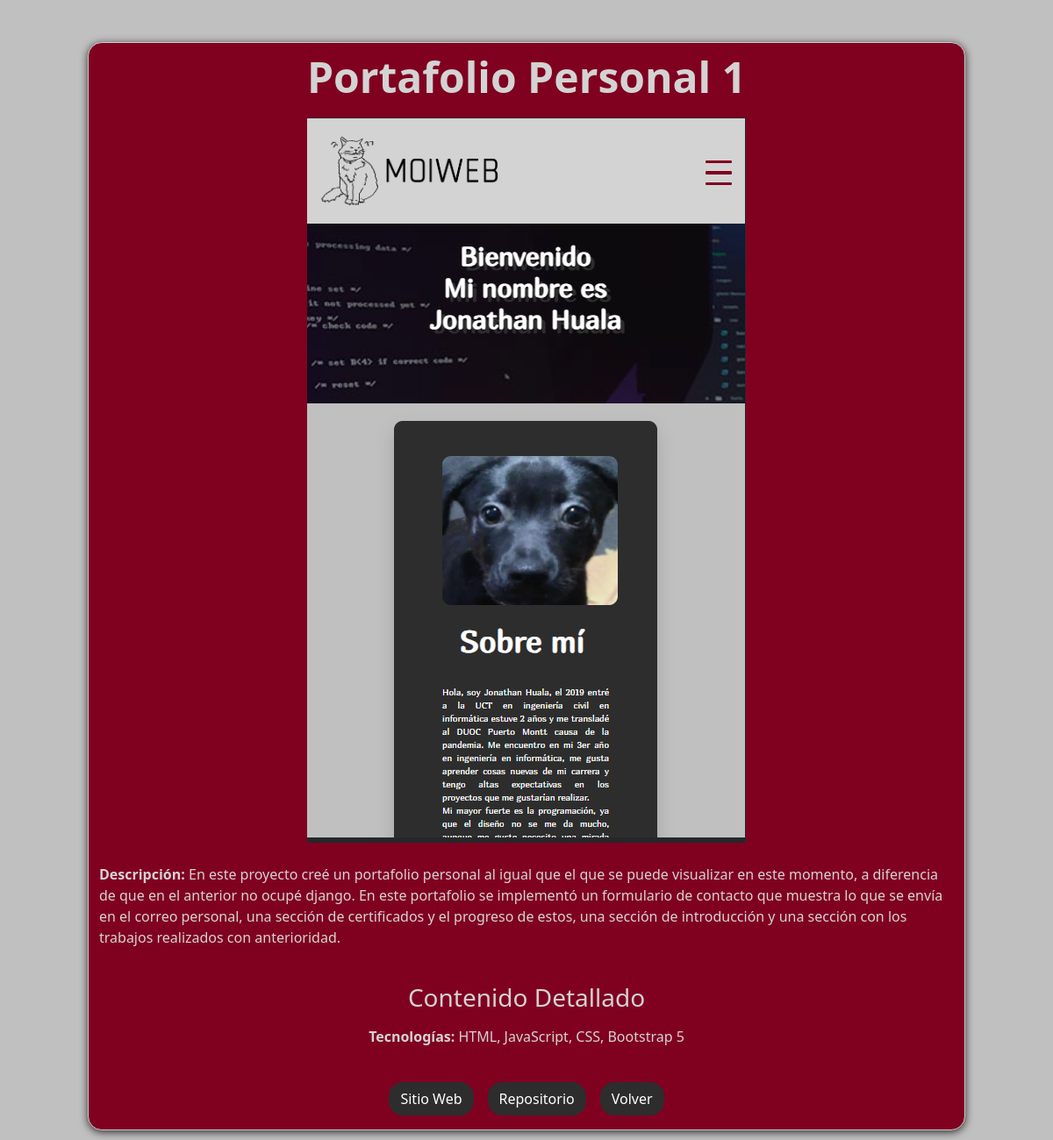
The app's page /proyecto/5/ with its own data.
### myportfolio/models.py (models this page shows, shortened)
class Proyecto(models.Model):
    titulo = models.CharField(max_length=200)
    imagen = models.ImageField(upload_to='proyectos/')
    descripcion = models.TextField()
    contenido = RichTextField()
    tecnologias = models.ManyToManyField(Tecnologia)
    link_sitio = models.URLField(max_length=200)
    link_repositorio = models.URLField(max_length=200)
    categoria = models.ForeignKey(Categoria, on_delete=models.CASCADE)

class Tecnologia(models.Model):
    nombre = models.CharField(max_length=50, unique=True)
    def __str__(self):
        return self.nombre

### myportfolio/views.py (the view)
# urls.py: path('proyecto/<int:pk>/', views.proyecto_detalle, name='proyecto_detalle'),
def proyecto_detalle(request, pk):
    proyecto = get_object_or_404(Proyecto, pk=pk)
    return render(request, 'proyecto_detalle.html', {'proyecto': proyecto})

### myportfolio/templates/proyecto_detalle.html (shortened to what this page needs)
{% extends 'base_generic.html' %} {% block content %}
<div class="container mt-5 detalles_proyecto">
  <h2 class="fw-bold titulo_proyecto">{{ proyecto.titulo }}</h2>
  <img
    src="{{ proyecto.imagen.url }}"
    alt="{{ proyecto.titulo }}"
    class="img-fluid"
  />
  <p class="py-4"><strong>Descripción:</strong> {{ proyecto.descripcion }}</p>
  <div>
    <h3>Contenido Detallado</h3>
  </div>
  <p class="py-2">
    <strong>Tecnologías:</strong> {{ proyecto.tecnologias.all|join:", " }}
  </p>
  <div class="row">
    <div class="col-12 d-flex justify-content-center">
      <a href="{{ proyecto.link_sitio }}" class="btn boton_detalles mx-2"
        >Sitio Web</a
      >
      <a href="{{ proyecto.link_repositorio }}" class="btn boton_detalles mx-2"
        >Repositorio</a
      >
      <a href="{% url 'home' %}" class="btn boton_detalles mx-2">Volver</a>
    </div>
  </div>
</div>
{% endblock %}

### myportfolio/static/css/otherstyles.css (style rules this page uses)
:root { --color1: #C0C0C0; --color1-M: #D3D3D3; --color2: #2D2D2D; --color3: #800020; --color4: #333333; }
body, html { background-color: var(--color1); margin: 0; display: flex; justify-content: center; align-items: center; }
.detalles_proyecto { display: flex; flex-direction: column; justify-content: center; align-items: center; width: 100%; max-width: 1000px; border: 0.1vw solid #ccc; border-radius: 1em; background-color: var(--color3); box-shadow: 0 2px 10px rgba(7, 6, 6, 0.8); color: var(--color1-M); margin-bottom: 2em; }
.titulo_proyecto { padding: .2em; font-size: 3em; }
.boton_detalles { border-radius: 1em; background-color: var(--color2); color: white; margin-top: 1em; transition: 0.7s ease; margin-bottom: 1em; }

### records on screen
Proyecto: titulo "Portafolio Personal 1", imagen (picture), descripcion "En este proyecto creé un portafolio personal al igual que el que se puede visualizar en este momento, a diferencia de que en el anterior no ocupé django. En este portafolio se implementó un formulario de contacto que muestra lo que se envía en el correo personal, una sección de certificados y el progreso de estos, una sección de introducción y una sección con los trabajos realizados con anterioridad.", tecnologias.all "HTML, JavaScript, CSS, Bootstrap 5"
